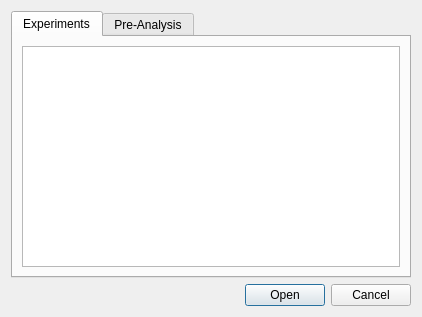
<ui version="4.0" >
 <class>OmgExperimentSelectorBase</class>
 <widget class="QDialog" name="OmgExperimentSelectorBase" >
  <property name="geometry" >
   <rect>
    <x>0</x>
    <y>0</y>
    <width>422</width>
    <height>317</height>
   </rect>
  </property>
  <property name="windowTitle" >
   <string>openModeller Desktop - Experiment Selector</string>
  </property>
  <property name="windowIcon" >
   <iconset resource="../resources/resources.qrc" >:/om_icon_small.png</iconset>
  </property>
  <layout class="QGridLayout" >
   <item row="0" column="0" >
    <widget class="QTabWidget" name="tabWidget" >
     <property name="currentIndex" >
      <number>0</number>
     </property>
     <widget class="QWidget" name="tab" >
      <attribute name="title" >
       <string>Experiments</string>
      </attribute>
      <layout class="QGridLayout" >
       <item row="0" column="0" >
        <widget class="QListWidget" name="lstExperiments" >
         <property name="alternatingRowColors" >
          <bool>true</bool>
         </property>
        </widget>
       </item>
      </layout>
     </widget>
     <widget class="QWidget" name="tab_2" >
      <attribute name="title" >
       <string>Pre-Analysis</string>
      </attribute>
      <layout class="QGridLayout" >
       <item row="0" column="0" >
        <widget class="QListWidget" name="lstPreAnalysis" >
         <property name="alternatingRowColors" >
          <bool>true</bool>
         </property>
        </widget>
       </item>
      </layout>
     </widget>
    </widget>
   </item>
   <item row="1" column="0" >
    <widget class="QDialogButtonBox" name="buttonBox" >
     <property name="standardButtons" >
      <set>QDialogButtonBox::Cancel|QDialogButtonBox::NoButton|QDialogButtonBox::Open</set>
     </property>
    </widget>
   </item>
  </layout>
 </widget>
 <tabstops>
  <tabstop>tabWidget</tabstop>
  <tabstop>lstExperiments</tabstop>
  <tabstop>buttonBox</tabstop>
  <tabstop>lstPreAnalysis</tabstop>
 </tabstops>
 <resources>
  <include location="../resources/resources.qrc" />
 </resources>
 <connections>
  <connection>
   <sender>buttonBox</sender>
   <signal>rejected()</signal>
   <receiver>OmgExperimentSelectorBase</receiver>
   <slot>reject()</slot>
   <hints>
    <hint type="sourcelabel" >
     <x>363</x>
     <y>293</y>
    </hint>
    <hint type="destinationlabel" >
     <x>417</x>
     <y>234</y>
    </hint>
   </hints>
  </connection>
  <connection>
   <sender>buttonBox</sender>
   <signal>accepted()</signal>
   <receiver>OmgExperimentSelectorBase</receiver>
   <slot>accept()</slot>
   <hints>
    <hint type="sourcelabel" >
     <x>286</x>
     <y>299</y>
    </hint>
    <hint type="destinationlabel" >
     <x>235</x>
     <y>315</y>
    </hint>
   </hints>
  </connection>
 </connections>
</ui>
